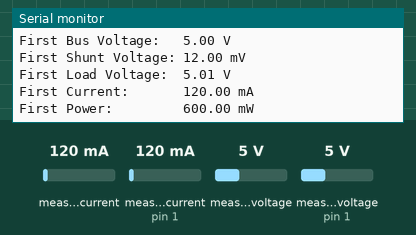
A sketch run on a simulated Arduino Leonardo, built with avr-gcc and run on an emulated ATmega32U4. On the bench: the last lines printed to the serial monitor. Inputs (shaded band) come from the test bench; at power-on: measured current 120 mA, measured current (sensor on pin 1) 120 mA, measured voltage 5 V, measured voltage (sensor on pin 1) 5 V.

Above: at 1.2 s.
1.3 s: measured current (sensor 0) set to 40 mA
At 5.5 s:
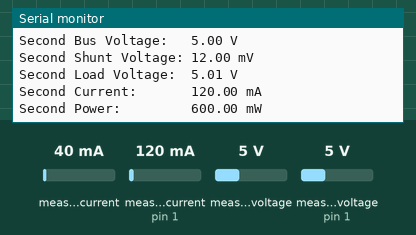
6.5 s: measured current (sensor on pin 1) set to 40 mA
At 10.8 s:
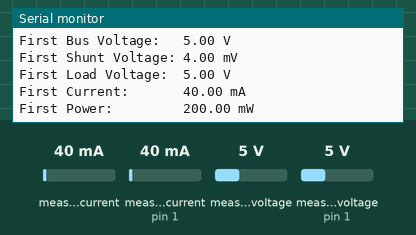
11.0 s: measured voltage (sensor 0) set to 0.3 V
At 15.4 s:
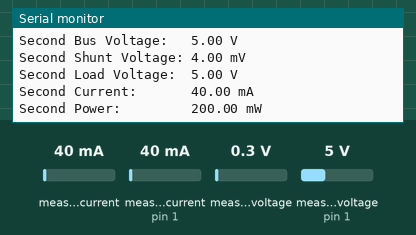
15.5 s: measured voltage (sensor on pin 1) set to 0.3 V
20.0 s: measured current (sensor 0) set to 500 mA
At 20.8 s:
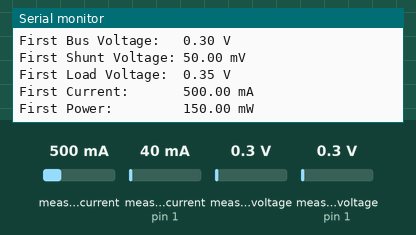
24.5 s: measured current (sensor on pin 1) set to 500 mA
At 26.4 s:
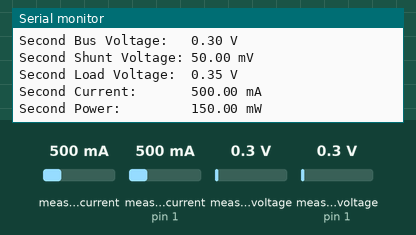

Measured:
- after the input at 20.0 s, the serial monitor: prints a new line after 0.08 s (image 4)
- after the input at 24.5 s, the serial monitor: prints a new line after 0.59 s (image 5)

The sketch:

multipleINA219.ino
```cpp
#include <Wire.h>
#include <Adafruit_INA219.h>

Adafruit_INA219 ina219;
Adafruit_INA219 second_ina219(0x41);

void setup(void)
{
  Serial.begin(115200);
  while (!Serial) {
      // will pause Zero, Leonardo, etc until serial console opens
      delay(1);
  }
  Serial.println(F(" Compiled " __DATE__ " at " __TIME__ "File: " __FILE__ ));
  //uint32_t currentFrequency;

  //Serial.println("Hello!");

  // Initialize the INA219.
  // By default the initialization will use the largest range (32V, 2A).  However
  // you can call a setCalibration function to change this range (see comments).
  if (! ina219.begin()) {
    Serial.println("Failed to find first INA219 chip");
    while (1) { delay(10); }
  }

  if (! second_ina219.begin() ) {
    Serial.println("Failed to find first INA219 chip");
    while (1) { delay(10); }
  }

  // To use a slightly lower 32V, 1A range (higher precision on amps):
  //ina219.setCalibration_32V_1A();
  // Or to use a lower 16V, 400mA range (higher precision on volts and amps):
  //ina219.setCalibration_16V_400mA();

  Serial.println("Measuring voltage and current with INA219 ...");
}

void measure_firstINA219() {
  float shuntvoltage = 0;
  float busvoltage = 0;
  float current_mA = 0;
  float loadvoltage = 0;
  float power_mW = 0;

  shuntvoltage = ina219.getShuntVoltage_mV();
  busvoltage = ina219.getBusVoltage_V();
  current_mA = ina219.getCurrent_mA();
  power_mW = ina219.getPower_mW();
  loadvoltage = busvoltage + (shuntvoltage / 1000);

  Serial.print("First Bus Voltage:   "); Serial.print(busvoltage); Serial.println(" V");
  Serial.print("First Shunt Voltage: "); Serial.print(shuntvoltage); Serial.println(" mV");
  Serial.print("First Load Voltage:  "); Serial.print(loadvoltage); Serial.println(" V");
  Serial.print("First Current:       "); Serial.print(current_mA); Serial.println(" mA");
  Serial.print("First Power:         "); Serial.print(power_mW); Serial.println(" mW");
  Serial.println();
  Serial.println();

  delay(5000);
}

void measure_secondINA219() {
  float shuntvoltage = 0;
  float busvoltage = 0;
  float current_mA = 0;
  float loadvoltage = 0;
  float power_mW = 0;

  shuntvoltage = second_ina219.getShuntVoltage_mV();
  busvoltage = second_ina219.getBusVoltage_V();
  current_mA = second_ina219.getCurrent_mA();
  power_mW = second_ina219.getPower_mW();
  loadvoltage = busvoltage + (shuntvoltage / 1000);

  Serial.print("Second Bus Voltage:   "); Serial.print(busvoltage); Serial.println(" V");
  Serial.print("Second Shunt Voltage: "); Serial.print(shuntvoltage); Serial.println(" mV");
  Serial.print("Second Load Voltage:  "); Serial.print(loadvoltage); Serial.println(" V");
  Serial.print("Second Current:       "); Serial.print(current_mA); Serial.println(" mA");
  Serial.print("Second Power:         "); Serial.print(power_mW); Serial.println(" mW");
  Serial.println();
  Serial.println();

  delay(5000);
}

void loop(void)
{
  measure_firstINA219();
  measure_secondINA219();
}
```
